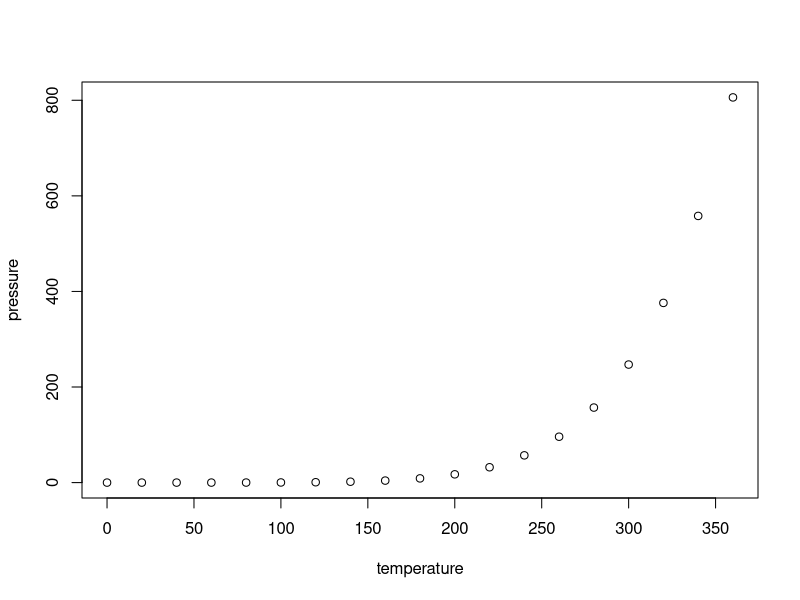
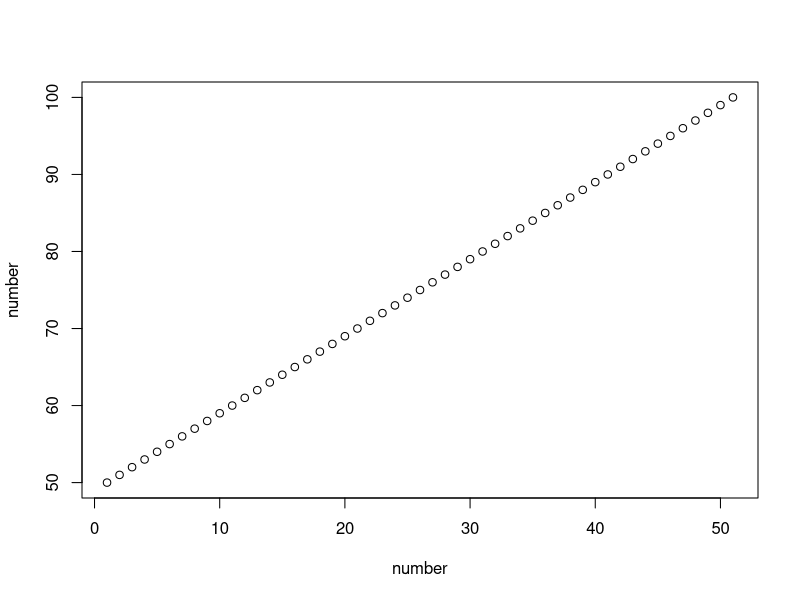

Generate these figures, in order, with R:
## ---- chunk 1
knitr::opts_chunk$set(echo = TRUE)
## ---- chunk 2
summary(cars)
## ---- chunk 3
plot(pressure)
## ---- chunk 4
plot(50:100, xlab = "number", ylab = "number")

